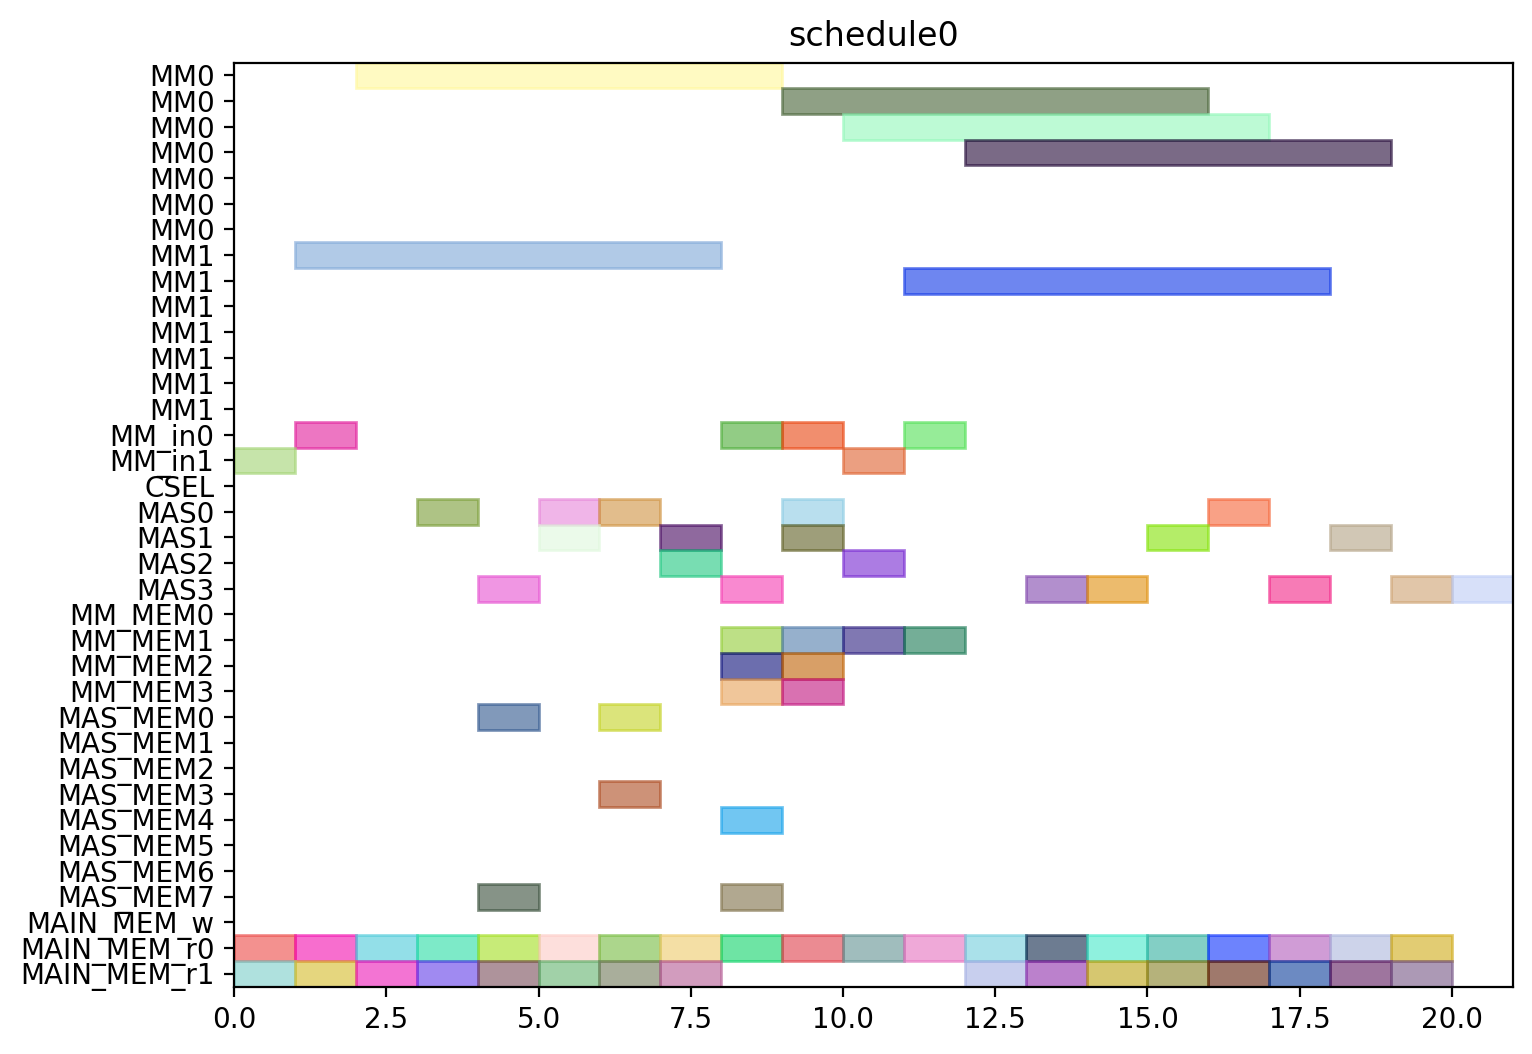

The script that drew this image:
from pyschedule import Scenario, solvers, plotters, alt


def solve():
	horizon = 120
	S = Scenario("schedule0", horizon=horizon)

	# resource
	MM = S.Resources('MM', num=2, size=7)
	MM_in = S.Resources('MM_in', num=2)
	CSEL = S.Resource('CSEL')
	MAS = S.Resources('MAS', num=4, size=1, periods=range(1, horizon))
	MM_MEM = S.Resources('MM_MEM', num=4)
	MAS_MEM = S.Resources('MAS_MEM', num=8)
	MAIN_MEM_w = S.Resource('MAIN_MEM_w', size=1)
	MAIN_MEM_r = S.Resources('MAIN_MEM_r', num=2)

	# result of previous scheduling

	# new tasks
	c_qinv_denom_inv0 = S.Task('c_qinv_denom_inv0', length=7, delay_cost=1)
	c_qinv_denom_inv0 += alt(MM)
	c_qinv_denom_inv0_in = S.Task('c_qinv_denom_inv0_in', length=1, delay_cost=1)
	c_qinv_denom_inv0_in += alt(MM_in)
	S += c_qinv_denom_inv0_in*MM_in[0]<=c_qinv_denom_inv0*MM[0]
	S += c_qinv_denom_inv0_in*MM_in[1]<=c_qinv_denom_inv0*MM[1]
	c_qinv_denom_inv0_mem0 = S.Task('c_qinv_denom_inv0_mem0', length=1, delay_cost=1)
	c_qinv_denom_inv0_mem0 += MAIN_MEM_r[0]
	S += c_qinv_denom_inv0_mem0 <= c_qinv_denom_inv0

	c_qinv_denom_inv0_mem1 = S.Task('c_qinv_denom_inv0_mem1', length=1, delay_cost=1)
	c_qinv_denom_inv0_mem1 += MAIN_MEM_r[1]
	S += c_qinv_denom_inv0_mem1 <= c_qinv_denom_inv0

	c_qinv_denom_inv1_ = S.Task('c_qinv_denom_inv1_', length=7, delay_cost=1)
	c_qinv_denom_inv1_ += alt(MM)
	c_qinv_denom_inv1__in = S.Task('c_qinv_denom_inv1__in', length=1, delay_cost=1)
	c_qinv_denom_inv1__in += alt(MM_in)
	S += c_qinv_denom_inv1__in*MM_in[0]<=c_qinv_denom_inv1_*MM[0]
	S += c_qinv_denom_inv1__in*MM_in[1]<=c_qinv_denom_inv1_*MM[1]
	c_qinv_denom_inv1__mem0 = S.Task('c_qinv_denom_inv1__mem0', length=1, delay_cost=1)
	c_qinv_denom_inv1__mem0 += MAIN_MEM_r[0]
	S += c_qinv_denom_inv1__mem0 <= c_qinv_denom_inv1_

	c_qinv_denom_inv1__mem1 = S.Task('c_qinv_denom_inv1__mem1', length=1, delay_cost=1)
	c_qinv_denom_inv1__mem1 += MAIN_MEM_r[1]
	S += c_qinv_denom_inv1__mem1 <= c_qinv_denom_inv1_

	c_qinv0_t2 = S.Task('c_qinv0_t2', length=1, delay_cost=1)
	c_qinv0_t2 += alt(MAS)
	c_qinv0_t2_mem0 = S.Task('c_qinv0_t2_mem0', length=1, delay_cost=1)
	c_qinv0_t2_mem0 += MAIN_MEM_r[0]
	S += c_qinv0_t2_mem0 <= c_qinv0_t2

	c_qinv0_t2_mem1 = S.Task('c_qinv0_t2_mem1', length=1, delay_cost=1)
	c_qinv0_t2_mem1 += MAIN_MEM_r[1]
	S += c_qinv0_t2_mem1 <= c_qinv0_t2

	c_qinv1__t2 = S.Task('c_qinv1__t2', length=1, delay_cost=1)
	c_qinv1__t2 += alt(MAS)
	c_qinv1__t2_mem0 = S.Task('c_qinv1__t2_mem0', length=1, delay_cost=1)
	c_qinv1__t2_mem0 += MAIN_MEM_r[0]
	S += c_qinv1__t2_mem0 <= c_qinv1__t2

	c_qinv1__t2_mem1 = S.Task('c_qinv1__t2_mem1', length=1, delay_cost=1)
	c_qinv1__t2_mem1 += MAIN_MEM_r[1]
	S += c_qinv1__t2_mem1 <= c_qinv1__t2

	c0_t0_t2 = S.Task('c0_t0_t2', length=1, delay_cost=1)
	c0_t0_t2 += alt(MAS)
	c0_t0_t2_mem0 = S.Task('c0_t0_t2_mem0', length=1, delay_cost=1)
	c0_t0_t2_mem0 += MAIN_MEM_r[0]
	S += c0_t0_t2_mem0 <= c0_t0_t2

	c0_t0_t2_mem1 = S.Task('c0_t0_t2_mem1', length=1, delay_cost=1)
	c0_t0_t2_mem1 += MAIN_MEM_r[1]
	S += c0_t0_t2_mem1 <= c0_t0_t2

	c0_t1_t2 = S.Task('c0_t1_t2', length=1, delay_cost=1)
	c0_t1_t2 += alt(MAS)
	c0_t1_t2_mem0 = S.Task('c0_t1_t2_mem0', length=1, delay_cost=1)
	c0_t1_t2_mem0 += MAIN_MEM_r[0]
	S += c0_t1_t2_mem0 <= c0_t1_t2

	c0_t1_t2_mem1 = S.Task('c0_t1_t2_mem1', length=1, delay_cost=1)
	c0_t1_t2_mem1 += MAIN_MEM_r[1]
	S += c0_t1_t2_mem1 <= c0_t1_t2

	c0_t20 = S.Task('c0_t20', length=1, delay_cost=1)
	c0_t20 += alt(MAS)
	c0_t20_mem0 = S.Task('c0_t20_mem0', length=1, delay_cost=1)
	c0_t20_mem0 += MAIN_MEM_r[0]
	S += c0_t20_mem0 <= c0_t20

	c0_t20_mem1 = S.Task('c0_t20_mem1', length=1, delay_cost=1)
	c0_t20_mem1 += MAIN_MEM_r[1]
	S += c0_t20_mem1 <= c0_t20

	c0_t21 = S.Task('c0_t21', length=1, delay_cost=1)
	c0_t21 += alt(MAS)
	c0_t21_mem0 = S.Task('c0_t21_mem0', length=1, delay_cost=1)
	c0_t21_mem0 += MAIN_MEM_r[0]
	S += c0_t21_mem0 <= c0_t21

	c0_t21_mem1 = S.Task('c0_t21_mem1', length=1, delay_cost=1)
	c0_t21_mem1 += MAIN_MEM_r[1]
	S += c0_t21_mem1 <= c0_t21

	c1_t0_t2 = S.Task('c1_t0_t2', length=1, delay_cost=1)
	c1_t0_t2 += alt(MAS)
	c1_t0_t2_mem0 = S.Task('c1_t0_t2_mem0', length=1, delay_cost=1)
	c1_t0_t2_mem0 += MAIN_MEM_r[0]
	S += c1_t0_t2_mem0 <= c1_t0_t2

	c1_t0_t2_mem1 = S.Task('c1_t0_t2_mem1', length=1, delay_cost=1)
	c1_t0_t2_mem1 += MAIN_MEM_r[1]
	S += c1_t0_t2_mem1 <= c1_t0_t2

	c1_t1_t2 = S.Task('c1_t1_t2', length=1, delay_cost=1)
	c1_t1_t2 += alt(MAS)
	c1_t1_t2_mem0 = S.Task('c1_t1_t2_mem0', length=1, delay_cost=1)
	c1_t1_t2_mem0 += MAIN_MEM_r[0]
	S += c1_t1_t2_mem0 <= c1_t1_t2

	c1_t1_t2_mem1 = S.Task('c1_t1_t2_mem1', length=1, delay_cost=1)
	c1_t1_t2_mem1 += MAIN_MEM_r[1]
	S += c1_t1_t2_mem1 <= c1_t1_t2

	c1_t20 = S.Task('c1_t20', length=1, delay_cost=1)
	c1_t20 += alt(MAS)
	c1_t20_mem0 = S.Task('c1_t20_mem0', length=1, delay_cost=1)
	c1_t20_mem0 += MAIN_MEM_r[0]
	S += c1_t20_mem0 <= c1_t20

	c1_t20_mem1 = S.Task('c1_t20_mem1', length=1, delay_cost=1)
	c1_t20_mem1 += MAIN_MEM_r[1]
	S += c1_t20_mem1 <= c1_t20

	c1_t21 = S.Task('c1_t21', length=1, delay_cost=1)
	c1_t21 += alt(MAS)
	c1_t21_mem0 = S.Task('c1_t21_mem0', length=1, delay_cost=1)
	c1_t21_mem0 += MAIN_MEM_r[0]
	S += c1_t21_mem0 <= c1_t21

	c1_t21_mem1 = S.Task('c1_t21_mem1', length=1, delay_cost=1)
	c1_t21_mem1 += MAIN_MEM_r[1]
	S += c1_t21_mem1 <= c1_t21

	c2_t0_t2 = S.Task('c2_t0_t2', length=1, delay_cost=1)
	c2_t0_t2 += alt(MAS)
	c2_t0_t2_mem0 = S.Task('c2_t0_t2_mem0', length=1, delay_cost=1)
	c2_t0_t2_mem0 += MAIN_MEM_r[0]
	S += c2_t0_t2_mem0 <= c2_t0_t2

	c2_t0_t2_mem1 = S.Task('c2_t0_t2_mem1', length=1, delay_cost=1)
	c2_t0_t2_mem1 += MAIN_MEM_r[1]
	S += c2_t0_t2_mem1 <= c2_t0_t2

	c2_t1_t2 = S.Task('c2_t1_t2', length=1, delay_cost=1)
	c2_t1_t2 += alt(MAS)
	c2_t1_t2_mem0 = S.Task('c2_t1_t2_mem0', length=1, delay_cost=1)
	c2_t1_t2_mem0 += MAIN_MEM_r[0]
	S += c2_t1_t2_mem0 <= c2_t1_t2

	c2_t1_t2_mem1 = S.Task('c2_t1_t2_mem1', length=1, delay_cost=1)
	c2_t1_t2_mem1 += MAIN_MEM_r[1]
	S += c2_t1_t2_mem1 <= c2_t1_t2

	c2_t20 = S.Task('c2_t20', length=1, delay_cost=1)
	c2_t20 += alt(MAS)
	c2_t20_mem0 = S.Task('c2_t20_mem0', length=1, delay_cost=1)
	c2_t20_mem0 += MAIN_MEM_r[0]
	S += c2_t20_mem0 <= c2_t20

	c2_t20_mem1 = S.Task('c2_t20_mem1', length=1, delay_cost=1)
	c2_t20_mem1 += MAIN_MEM_r[1]
	S += c2_t20_mem1 <= c2_t20

	c2_t21 = S.Task('c2_t21', length=1, delay_cost=1)
	c2_t21 += alt(MAS)
	c2_t21_mem0 = S.Task('c2_t21_mem0', length=1, delay_cost=1)
	c2_t21_mem0 += MAIN_MEM_r[0]
	S += c2_t21_mem0 <= c2_t21

	c2_t21_mem1 = S.Task('c2_t21_mem1', length=1, delay_cost=1)
	c2_t21_mem1 += MAIN_MEM_r[1]
	S += c2_t21_mem1 <= c2_t21

	c_qinv0_t0 = S.Task('c_qinv0_t0', length=7, delay_cost=1)
	c_qinv0_t0 += alt(MM)
	c_qinv0_t0_in = S.Task('c_qinv0_t0_in', length=1, delay_cost=1)
	c_qinv0_t0_in += alt(MM_in)
	S += c_qinv0_t0_in*MM_in[0]<=c_qinv0_t0*MM[0]
	S += c_qinv0_t0_in*MM_in[1]<=c_qinv0_t0*MM[1]
	c_qinv0_t0_mem0 = S.Task('c_qinv0_t0_mem0', length=1, delay_cost=1)
	c_qinv0_t0_mem0 += MAIN_MEM_r[0]
	S += c_qinv0_t0_mem0 <= c_qinv0_t0

	c_qinv0_t0_mem1 = S.Task('c_qinv0_t0_mem1', length=1, delay_cost=1)
	c_qinv0_t0_mem1 += alt(MM_MEM)
	S += (c_qinv_denom_inv0*MM[0])-1 < c_qinv0_t0_mem1*MM_MEM[1]
	S += (c_qinv_denom_inv0*MM[1])-1 < c_qinv0_t0_mem1*MM_MEM[3]
	S += c_qinv0_t0_mem1 <= c_qinv0_t0

	c_qinv0_t1 = S.Task('c_qinv0_t1', length=7, delay_cost=1)
	c_qinv0_t1 += alt(MM)
	c_qinv0_t1_in = S.Task('c_qinv0_t1_in', length=1, delay_cost=1)
	c_qinv0_t1_in += alt(MM_in)
	S += c_qinv0_t1_in*MM_in[0]<=c_qinv0_t1*MM[0]
	S += c_qinv0_t1_in*MM_in[1]<=c_qinv0_t1*MM[1]
	c_qinv0_t1_mem0 = S.Task('c_qinv0_t1_mem0', length=1, delay_cost=1)
	c_qinv0_t1_mem0 += MAIN_MEM_r[0]
	S += c_qinv0_t1_mem0 <= c_qinv0_t1

	c_qinv0_t1_mem1 = S.Task('c_qinv0_t1_mem1', length=1, delay_cost=1)
	c_qinv0_t1_mem1 += alt(MM_MEM)
	S += (c_qinv_denom_inv1_*MM[0])-1 < c_qinv0_t1_mem1*MM_MEM[1]
	S += (c_qinv_denom_inv1_*MM[1])-1 < c_qinv0_t1_mem1*MM_MEM[3]
	S += c_qinv0_t1_mem1 <= c_qinv0_t1

	c_qinv0_t3 = S.Task('c_qinv0_t3', length=1, delay_cost=1)
	c_qinv0_t3 += alt(MAS)
	c_qinv0_t3_mem0 = S.Task('c_qinv0_t3_mem0', length=1, delay_cost=1)
	c_qinv0_t3_mem0 += alt(MM_MEM)
	S += (c_qinv_denom_inv0*MM[0])-1 < c_qinv0_t3_mem0*MM_MEM[0]
	S += (c_qinv_denom_inv0*MM[1])-1 < c_qinv0_t3_mem0*MM_MEM[2]
	S += c_qinv0_t3_mem0 <= c_qinv0_t3

	c_qinv0_t3_mem1 = S.Task('c_qinv0_t3_mem1', length=1, delay_cost=1)
	c_qinv0_t3_mem1 += alt(MM_MEM)
	S += (c_qinv_denom_inv1_*MM[0])-1 < c_qinv0_t3_mem1*MM_MEM[1]
	S += (c_qinv_denom_inv1_*MM[1])-1 < c_qinv0_t3_mem1*MM_MEM[3]
	S += c_qinv0_t3_mem1 <= c_qinv0_t3

	c_qinv1__t0 = S.Task('c_qinv1__t0', length=7, delay_cost=1)
	c_qinv1__t0 += alt(MM)
	c_qinv1__t0_in = S.Task('c_qinv1__t0_in', length=1, delay_cost=1)
	c_qinv1__t0_in += alt(MM_in)
	S += c_qinv1__t0_in*MM_in[0]<=c_qinv1__t0*MM[0]
	S += c_qinv1__t0_in*MM_in[1]<=c_qinv1__t0*MM[1]
	c_qinv1__t0_mem0 = S.Task('c_qinv1__t0_mem0', length=1, delay_cost=1)
	c_qinv1__t0_mem0 += MAIN_MEM_r[0]
	S += c_qinv1__t0_mem0 <= c_qinv1__t0

	c_qinv1__t0_mem1 = S.Task('c_qinv1__t0_mem1', length=1, delay_cost=1)
	c_qinv1__t0_mem1 += alt(MM_MEM)
	S += (c_qinv_denom_inv0*MM[0])-1 < c_qinv1__t0_mem1*MM_MEM[1]
	S += (c_qinv_denom_inv0*MM[1])-1 < c_qinv1__t0_mem1*MM_MEM[3]
	S += c_qinv1__t0_mem1 <= c_qinv1__t0

	c_qinv1__t1 = S.Task('c_qinv1__t1', length=7, delay_cost=1)
	c_qinv1__t1 += alt(MM)
	c_qinv1__t1_in = S.Task('c_qinv1__t1_in', length=1, delay_cost=1)
	c_qinv1__t1_in += alt(MM_in)
	S += c_qinv1__t1_in*MM_in[0]<=c_qinv1__t1*MM[0]
	S += c_qinv1__t1_in*MM_in[1]<=c_qinv1__t1*MM[1]
	c_qinv1__t1_mem0 = S.Task('c_qinv1__t1_mem0', length=1, delay_cost=1)
	c_qinv1__t1_mem0 += MAIN_MEM_r[0]
	S += c_qinv1__t1_mem0 <= c_qinv1__t1

	c_qinv1__t1_mem1 = S.Task('c_qinv1__t1_mem1', length=1, delay_cost=1)
	c_qinv1__t1_mem1 += alt(MM_MEM)
	S += (c_qinv_denom_inv1_*MM[0])-1 < c_qinv1__t1_mem1*MM_MEM[1]
	S += (c_qinv_denom_inv1_*MM[1])-1 < c_qinv1__t1_mem1*MM_MEM[3]
	S += c_qinv1__t1_mem1 <= c_qinv1__t1

	c_qinv1__t3 = S.Task('c_qinv1__t3', length=1, delay_cost=1)
	c_qinv1__t3 += alt(MAS)
	c_qinv1__t3_mem0 = S.Task('c_qinv1__t3_mem0', length=1, delay_cost=1)
	c_qinv1__t3_mem0 += alt(MM_MEM)
	S += (c_qinv_denom_inv0*MM[0])-1 < c_qinv1__t3_mem0*MM_MEM[0]
	S += (c_qinv_denom_inv0*MM[1])-1 < c_qinv1__t3_mem0*MM_MEM[2]
	S += c_qinv1__t3_mem0 <= c_qinv1__t3

	c_qinv1__t3_mem1 = S.Task('c_qinv1__t3_mem1', length=1, delay_cost=1)
	c_qinv1__t3_mem1 += alt(MM_MEM)
	S += (c_qinv_denom_inv1_*MM[0])-1 < c_qinv1__t3_mem1*MM_MEM[1]
	S += (c_qinv_denom_inv1_*MM[1])-1 < c_qinv1__t3_mem1*MM_MEM[3]
	S += c_qinv1__t3_mem1 <= c_qinv1__t3

	c0_t4_t2 = S.Task('c0_t4_t2', length=1, delay_cost=1)
	c0_t4_t2 += alt(MAS)
	c0_t4_t2_mem0 = S.Task('c0_t4_t2_mem0', length=1, delay_cost=1)
	c0_t4_t2_mem0 += alt(MAS_MEM)
	S += (c0_t20*MAS[0])-1 < c0_t4_t2_mem0*MAS_MEM[0]
	S += (c0_t20*MAS[1])-1 < c0_t4_t2_mem0*MAS_MEM[2]
	S += (c0_t20*MAS[2])-1 < c0_t4_t2_mem0*MAS_MEM[4]
	S += (c0_t20*MAS[3])-1 < c0_t4_t2_mem0*MAS_MEM[6]
	S += c0_t4_t2_mem0 <= c0_t4_t2

	c0_t4_t2_mem1 = S.Task('c0_t4_t2_mem1', length=1, delay_cost=1)
	c0_t4_t2_mem1 += alt(MAS_MEM)
	S += (c0_t21*MAS[0])-1 < c0_t4_t2_mem1*MAS_MEM[1]
	S += (c0_t21*MAS[1])-1 < c0_t4_t2_mem1*MAS_MEM[3]
	S += (c0_t21*MAS[2])-1 < c0_t4_t2_mem1*MAS_MEM[5]
	S += (c0_t21*MAS[3])-1 < c0_t4_t2_mem1*MAS_MEM[7]
	S += c0_t4_t2_mem1 <= c0_t4_t2

	c1_t4_t2 = S.Task('c1_t4_t2', length=1, delay_cost=1)
	c1_t4_t2 += alt(MAS)
	c1_t4_t2_mem0 = S.Task('c1_t4_t2_mem0', length=1, delay_cost=1)
	c1_t4_t2_mem0 += alt(MAS_MEM)
	S += (c1_t20*MAS[0])-1 < c1_t4_t2_mem0*MAS_MEM[0]
	S += (c1_t20*MAS[1])-1 < c1_t4_t2_mem0*MAS_MEM[2]
	S += (c1_t20*MAS[2])-1 < c1_t4_t2_mem0*MAS_MEM[4]
	S += (c1_t20*MAS[3])-1 < c1_t4_t2_mem0*MAS_MEM[6]
	S += c1_t4_t2_mem0 <= c1_t4_t2

	c1_t4_t2_mem1 = S.Task('c1_t4_t2_mem1', length=1, delay_cost=1)
	c1_t4_t2_mem1 += alt(MAS_MEM)
	S += (c1_t21*MAS[0])-1 < c1_t4_t2_mem1*MAS_MEM[1]
	S += (c1_t21*MAS[1])-1 < c1_t4_t2_mem1*MAS_MEM[3]
	S += (c1_t21*MAS[2])-1 < c1_t4_t2_mem1*MAS_MEM[5]
	S += (c1_t21*MAS[3])-1 < c1_t4_t2_mem1*MAS_MEM[7]
	S += c1_t4_t2_mem1 <= c1_t4_t2

	c2_t4_t2 = S.Task('c2_t4_t2', length=1, delay_cost=1)
	c2_t4_t2 += alt(MAS)
	c2_t4_t2_mem0 = S.Task('c2_t4_t2_mem0', length=1, delay_cost=1)
	c2_t4_t2_mem0 += alt(MAS_MEM)
	S += (c2_t20*MAS[0])-1 < c2_t4_t2_mem0*MAS_MEM[0]
	S += (c2_t20*MAS[1])-1 < c2_t4_t2_mem0*MAS_MEM[2]
	S += (c2_t20*MAS[2])-1 < c2_t4_t2_mem0*MAS_MEM[4]
	S += (c2_t20*MAS[3])-1 < c2_t4_t2_mem0*MAS_MEM[6]
	S += c2_t4_t2_mem0 <= c2_t4_t2

	c2_t4_t2_mem1 = S.Task('c2_t4_t2_mem1', length=1, delay_cost=1)
	c2_t4_t2_mem1 += alt(MAS_MEM)
	S += (c2_t21*MAS[0])-1 < c2_t4_t2_mem1*MAS_MEM[1]
	S += (c2_t21*MAS[1])-1 < c2_t4_t2_mem1*MAS_MEM[3]
	S += (c2_t21*MAS[2])-1 < c2_t4_t2_mem1*MAS_MEM[5]
	S += (c2_t21*MAS[3])-1 < c2_t4_t2_mem1*MAS_MEM[7]
	S += c2_t4_t2_mem1 <= c2_t4_t2

	solvers.mip.solve(S,msg=1,kind='CPLEX',ratio_gap=1.01)

	solution = [['hoge']*len(S.solution()[1]) for i in range(len(S.solution()))]
	for i in range(len(S.solution())):
		for j in range(len(S.solution()[i])):
			solution[i][j]=str(S.solution()[i][j])
	print(solution)

	cycles = int(solution[-1][3])

	pic_file_name = "/home/mfukuda/ABE/multiRAM_multiMAS_16mux/scheduling_result/stage7MM2_stage1MAS4/FP12_INV_AFTER_FPINV/schedule0.png"
	if(S.solution() != []):
		plotters.matplotlib.plot(S,img_filename=pic_file_name, show_task_labels=False, fig_size=(cycles*0.25+3, 6))

	return solution
